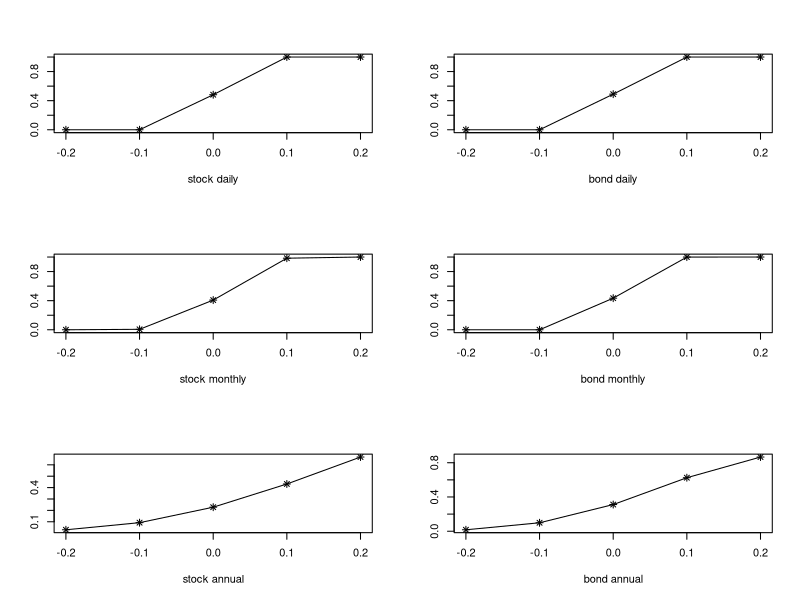
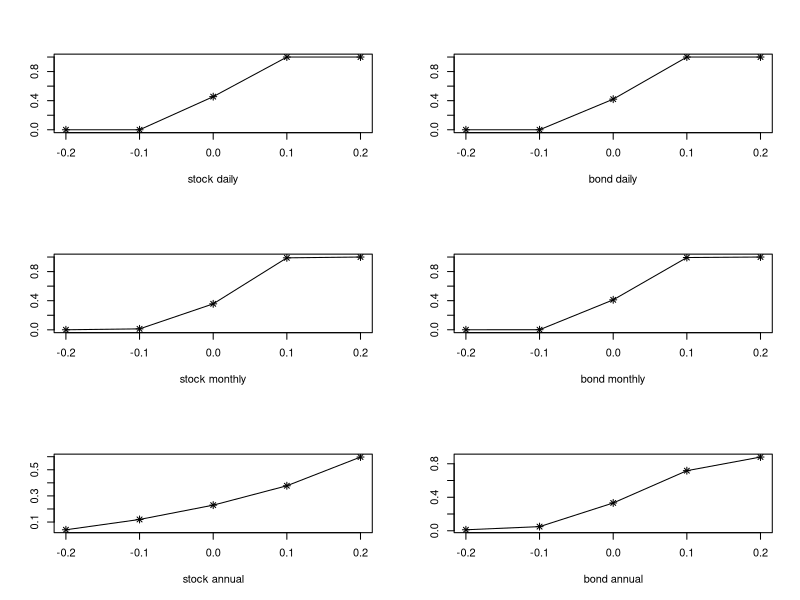

These figures' R source, in order:
# This program generates solutions for the second homework problem for
# Portfolio Management. For this program to run properly, the data files
# need to be in the same directory as this program! Alternatively,
# you can change the current working directory to the directory of the
# data files using the setwd() command.

### this bizarre option represses scientific notation
# options(scipen=999) represses it completely
options(scipen=10)
rd = read.table('data/returns_daily.txt', comment.char = '%')
rm = read.table('data/returns_monthly.txt', comment.char = '%')
ra = read.table('data/returns_annual.txt', comment.char = '%')
col.names = c('date', 'mktret', 'bondret')
names(rd) = col.names
names(rm) = col.names
names(ra) = col.names
name.vec = c('Daily', 'Monthly', 'Annual')
asset.names = c('stock', 'bond')
data.list = list(rd, rm, ra)
means = as.data.frame(matrix(NA, 3, 2, dimnames = list(name.vec, asset.names)))
stds = as.data.frame(matrix(NA, 3, 2, dimnames = list(name.vec, asset.names)))
cvds = as.data.frame(matrix(NA, 3, 1, dimnames = list(name.vec)))
for(i in 1:3) {
  data = data.list[[i]]
  means$stock[i] = mean(data$mktret)
  means$bond[i] = mean(data$bondret)
  stds$stock[i] = sd(data$mktret)
  stds$bond[i] = sd(data$bondret)
  cvds[i, ] = cov(data$mktret, data$bondret)
}
nsim = 10000
out = as.data.frame(matrix(NA, nsim, 6))
names(out) = apply(expand.grid(asset.names, tolower(name.vec)), 1, function(x) paste(x, collapse="."))
for(i in 1:3) {
  out[,2*i-1] = rnorm(nsim, means$stock[i], stds$stock[i])
  out[,2*i] = rnorm(nsim, means$bond[i], stds$bond[i])
}
k = c(-0.2, -0.1, 0, 0.1, 0.2)
sprob.col.names = paste0(as.character(100*k), '%')
shortfall.probs = as.data.frame(matrix(NA, 6, length(k), dimnames = list(names(out), sprob.col.names)))
for (j in 1:6) {
  for (jj in 1:length(k)) {
    shortfall.probs[j, jj] = mean(out[,j] < k[jj])
  }
}
setEPS()
postscript("hwk2_fig1.eps")
par(mfrow = c(3,2))
for (j in 1:6) {
  plot(k, shortfall.probs[j,], type = 'o', pch = 8, 
       xlab = gsub('[.]', ' ', rownames(shortfall.probs)[j]),
       ylab = '', main = '')
}
dev.off()
shortfall.probs
for(i in 1:3) {
  data = data.list[[i]]
  out[,2*i-1] = sample(data$mktret, nsim, replace = TRUE)
  out[,2*i] = sample(data$bondret, nsim, replace = TRUE)
}
for (j in 1:6) {
  for (jj in 1:length(k)) {
    shortfall.probs[j, jj] = mean(out[,j] < k[jj])
  }
}
setEPS()
postscript("hwk2_fig2.eps")
par(mfrow = c(3,2))
for (j in 1:6) {
  plot(k, shortfall.probs[j,], type = 'o', pch = 8, 
       xlab = gsub('[.]', ' ', rownames(shortfall.probs)[j]),
       ylab = '', main = '')
}
dev.off()
shortfall.probs
analytical.prob = as.data.frame(matrix(NA, 3, 2, dimnames = list(name.vec, asset.names)))
ndsim.prob = as.data.frame(matrix(NA, 3, 2, dimnames = list(name.vec, asset.names)))
resample.prob = as.data.frame(matrix(NA, 3, 2, dimnames = list(name.vec, asset.names)))
period = 5
cutoff.ret = 0.2
for(i in 1:3) {
  data = data.list[[i]]
  means$stock[i] = mean(log(1 + data$mktret))
  means$bond[i] = mean(log(1 + data$bondret))
  stds$stock[i] = sd(log(1 + data$mktret))
  stds$bond[i] = sd(log(1 + data$bondret))
}
for(i in 1:3) {
  analytical.prob$stock[i] = pnorm(log(1 + cutoff.ret), period*means$stock[i], 
                                   sqrt(period)*stds$stock[i], lower.tail = FALSE)
  analytical.prob$bond[i] = pnorm(log(1 + cutoff.ret), period*means$bond[i], 
                                  sqrt(period)*stds$bond[i], lower.tail = FALSE)
}
for(i in 1:3) {
  data = data.list[[i]]
  stock.sim = matrix(rnorm(nsim*period, means$stock[i], stds$stock[i]), nrow = nsim)
  bond.sim = matrix(rnorm(nsim*period, means$bond[i], stds$bond[i]), nrow = nsim)
  stock.sim = exp(apply(stock.sim, 1, sum))
  bond.sim = exp(apply(bond.sim, 1, sum))
  ndsim.prob$stock[i] = mean(stock.sim > 1 + cutoff.ret)
  ndsim.prob$bond[i] = mean(bond.sim > 1 + cutoff.ret)
}
for(i in 1:3) {
  data = data.list[[i]]
  stock.sim = matrix(sample(data$mktret, nsim*period, replace = TRUE), nrow = nsim)+1
  bond.sim = matrix(sample(data$bondret, nsim*period, replace = TRUE), nrow = nsim)+1
  stock.sim = apply(stock.sim, 1, prod)
  bond.sim = apply(bond.sim, 1, prod)
  resample.prob$stock[i] = mean(stock.sim > 1 + cutoff.ret)
  resample.prob$bond[i] = mean(bond.sim > 1 + cutoff.ret)
}
analytical.prob
ndsim.prob
resample.prob
nms = apply(expand.grid(asset.names, tolower(name.vec)), 1, function(x) paste(x, collapse="."))
results = as.data.frame(matrix(NA, 6, 3, dimnames = list(nms, c('analytical', 'simulation', 'resample'))))
res.list = list(analytical.prob, ndsim.prob, resample.prob)
for(i in 1:3) {
  for(j in 1:3) {
    res = res.list[[j]]
    results[2*i-1, j] = res$stock[i]
    results[2*i, j] = res$bond[i]
  }
}
results
means = as.data.frame(matrix(NA, 3, 1, dimnames = list(name.vec, 'diff')))
stds = as.data.frame(matrix(NA, 3, 1, dimnames = list(name.vec, 'diff')))
analytical.prob = as.data.frame(matrix(NA, 3, 1, dimnames = list(name.vec, 'prob')))
resample.prob = as.data.frame(matrix(NA, 3, 1, dimnames = list(name.vec, 'prob')))
period = 30
for(i in 1:3) {
  data = data.list[[i]]
  means[i,] = mean(log(1 + data$mktret) - log(1 + data$bondret))
  stds[i,] = sd(log(1 + data$mktret) - log(1 + data$bondret))
}
for(i in 1:3) {
  analytical.prob[i,] = pnorm(0, period*means[i,], 
                                   sqrt(period)*stds[i,], lower.tail = TRUE)
}
for(i in 1:3) {
  data = data.list[[i]]
  sample.indices = sample(1:nrow(data), nsim*period, replace = TRUE)
  stock.sim = matrix(data$mktret[sample.indices], nrow = nsim)+1
  bond.sim = matrix(data$bondret[sample.indices], nrow = nsim)+1
  stock.sim = apply(stock.sim, 1, prod)
  bond.sim = apply(bond.sim, 1, prod)
  resample.prob[i,] = mean(stock.sim < bond.sim)
}
analytical.prob
resample.prob

